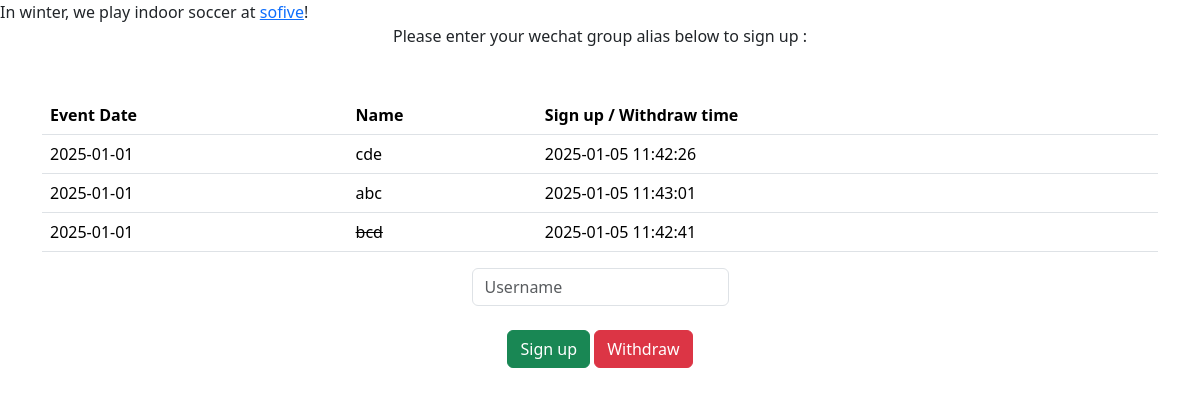
Before: / with the older database file.
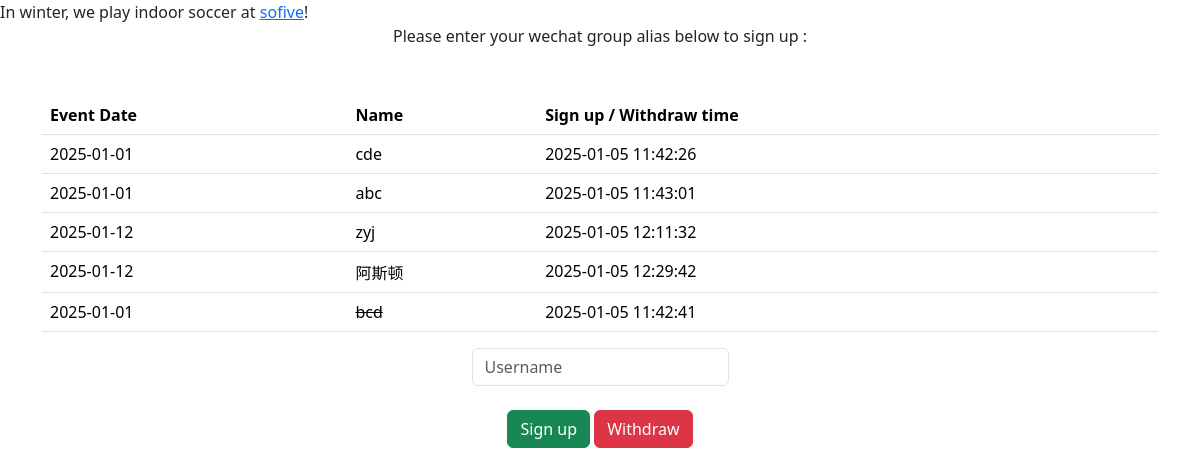
After: the same page with the newer database file.
### tables this page shows
CREATE TABLE signup (
    date TEXT NOT NULL,
    name TEXT NOT NULL,
    ts TEXT NOT NULL,
    cancel INTEGER,
    PRIMARY KEY (date, name)
);

### flask_app.py (the view, shortened to what this page needs)
@app.route('/', methods=["GET", "POST"])
def index():
    if request.method == "GET":
        rows_signup = db.execute("SELECT date, name, ts, cancel FROM signup WHERE cancel = 0 ORDER BY ts")
        rows_withdraw = db.execute("SELECT date, name, ts, cancel FROM signup WHERE cancel = 1 ORDER BY ts")
        return render_template("index.html", rows_signup = rows_signup, rows_withdraw = rows_withdraw)

### templates/index.html (shortened to what this page needs)
<html>
    <head>
        <link href="https://cdn.jsdelivr.net/npm/bootstrap@5.3.3/dist/css/bootstrap.min.css" rel="stylesheet">
    </head>
    <body>
        <div>
            In winter, we play indoor soccer at <a href="https://www.sofive.com/locations/meadowlands">sofive</a>!
        </div>
        <div class = "text-center">
            Please enter your wechat group alias below to sign up :
        </div>
        <div class="container py-5 text-center">
            <table class="table">
                <thead>
                    <tr>
                        <th>Event Date</th>
                        <th>Name</th>
                        <th>Sign up / Withdraw time</th>
                    </tr>
                </thead>
                <tbody>
                    {% for row in rows_signup %}
                        <tr>
                            <td>{{ row.date }}</td>
                            <td>{{ row.name }}</td>
                            <td>{{ row.ts }}</td>
                        </tr>
                    {% endfor%}
                    {% for row in rows_withdraw %}
                        <tr>
                            <td>{{ row.date }}</td>
                            <td><s>{{ row.name }}<s></td>
                            <td>{{ row.ts }}</td>
                        </tr>
                    {% endfor%}
                </tbody>
            </table>
            <form action="/" method="POST">
                <div>
                    <input autocomplete="off" autofocus name="name" class="form-control mx-auto w-auto" placeholder="Username" type="text">
                </div>
                <br>
                <button type="submit" class="btn btn-success" name="submitAction" value="signup">Sign up</button>
                <button type="submit" class="btn btn-danger" name="submitAction" value="withdraw">Withdraw</button>
            </form>
        </div>
    </body>
</html>

Changed rows visible on the page:
added signup: date "2025-01-12", name "zyj", ts "2025-01-05 12:11:32"
added signup: date "2025-01-12", name "阿斯顿", ts "2025-01-05 12:29:42"
